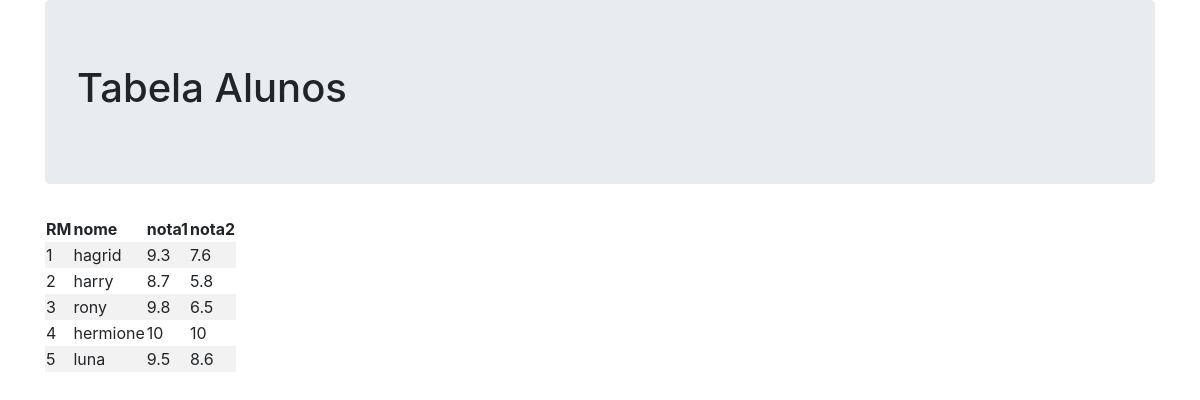
The page /PhPetec/21_08/index.php on the database its author committed.
### tables this page shows
create table alunos(
rm int not null auto_increment,
nome varchar(30),
nota1 double,
nota2 double,
primary key(rm)
);

### PhPetec/21_08/index.php (the view, shortened to what this page needs)
<?php
    include_once './conexao.php';
?>
<!DOCTYPE html>
<html lang="pt-BR">
<head>
    <link rel="stylesheet" href="https://stackpath.bootstrapcdn.com/bootstrap/4.3.1/css/bootstrap.min.css">
</head>
<body>
<div class="container">
    <div class="jumbotron">
        <h1>
           Tabela Alunos
        </h1>
    </div>
</div>
    <?php
       $conn->exec("set names utf8");
       $sql = "Select * from alunos";
       $result =$conn->query($sql);
       $alunos = $result->fetchAll(PDO::FETCH_ASSOC);
    ?>
    <div class="container">
        <table class=" table-striped">
            <thead>
                <tr>
                    <th>RM</th>
                    <th>nome</th>
                    <th>nota1</th>
                    <th>nota2</th>
                </tr>
            </thead>
            <tbody>
            <?php
               foreach ($alunos as $alunos) {
                      ?>
                <tr>
                    <td><?=$alunos[rm]?></td>
                    <td><?=$alunos[nome]?></td>
                    <td><?=$alunos[nota1]?></td>
                    <td><?=$alunos[nota2]?></td>
                </tr>
                <?php
            }
            ?>
            </tbody>
        </table>
    </div>
</body>
</html>

### rows shown on the page
alunos: rm "1", nome "hagrid", nota1 "9.3", nota2 "7.6"
alunos: rm "2", nome "harry", nota1 "8.7", nota2 "5.8"
alunos: rm "3", nome "rony", nota1 "9.8", nota2 "6.5"
alunos: rm "4", nome "hermione", nota1 "10", nota2 "10"
alunos: rm "5", nome "luna", nota1 "9.5", nota2 "8.6"
